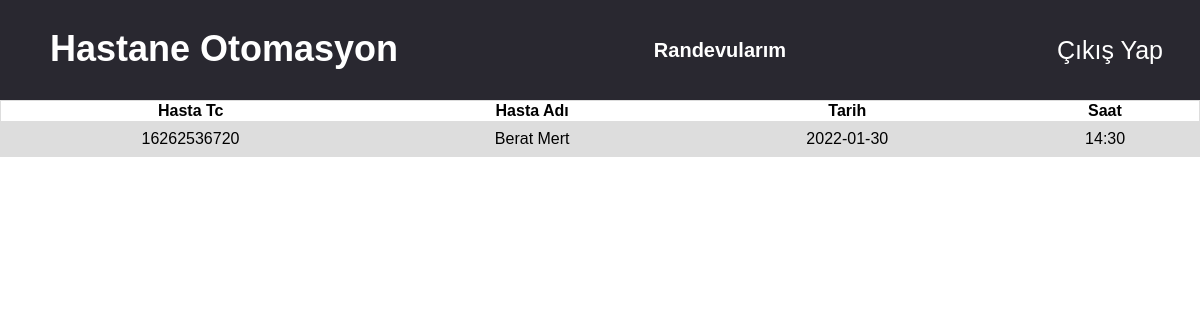
The app's page /randevu2.php (signed in) with its own data.
### tables this page shows
CREATE TABLE `randevu` (
  `randevu_id` int NOT NULL,
  `randevu_sehir` varchar(20) NOT NULL,
  `randevu_tarih` date NOT NULL,
  `randevu_hastane` varchar(50) NOT NULL,
  `randevu_klinik` varchar(20) NOT NULL,
  `randevu_doktor` varchar(25) NOT NULL,
  `randevu_hasta_id` int NOT NULL,
  `randevu_saat` varchar(20) NOT NULL
);

CREATE TABLE `kullanici` (
  `kullanici_id` int NOT NULL,
  `kullanici_adsoyad` varchar(30) NOT NULL,
  `kullanici_tc` varchar(11) NOT NULL,
  `kullanici_password` varchar(25) NOT NULL
);

### randevu2.php (the view, shortened to what this page needs)
<?php include 'header2.php'; ?>
<!DOCTYPE html>
<html lang="tr">
<head>
</head>
<body>
<table>
    <tr>
        <th>Hasta Tc</th>
        <th>Hasta Adı</th>
        <th>Tarih</th>
        <th>Saat</th>
    </tr>
    <?php
    $randevu_sor = $db->prepare("SELECT * FROM randevu
    INNER JOIN doktor INNER JOIN kullanici ON randevu.randevu_doktor = doktor.doktor_adsoyad AND randevu.randevu_hasta_id = kullanici.kullanici_id WHERE doktor_tc=:doktor_tc");
    $randevu_sor->execute([
        'doktor_tc' => $_SESSION['userdoktor_tc']
    ]);
    while ($randevu_cek = $randevu_sor->fetch(PDO::FETCH_ASSOC)) { ?>
    <tr>
        <td><?php echo $randevu_cek['kullanici_tc']; ?></td>
        <td><?php echo $randevu_cek['kullanici_adsoyad']; ?></td>
        <td><?php echo $randevu_cek['randevu_tarih']; ?></td>
        <td><?php echo $randevu_cek['randevu_saat']; ?></td>
    </tr>
    <?php } ?>
    </table>
</body>
</html>

### style.css (style rules this page uses)
body { padding: 0; margin: 0; font-family: 'helvetica', sans-serif; text-align: center; background-color: #ffffff; }
::placeholder { font: 25px; text-align: center; }
table { font-family: Arial, Helvetica, sans-serif; border-collapse: collapse; width: 100%; }
td, tr { border: 1px solid #dddddd; text-align: center; padding: 8px; }
tr:nth-child(even) { background: #dddddd; }

### records on screen
randevu: kullanici.kullanici_tc "16262536720", kullanici.kullanici_adsoyad "Berat Mert", randevu_tarih "2022-01-30", randevu_saat "14:30"
